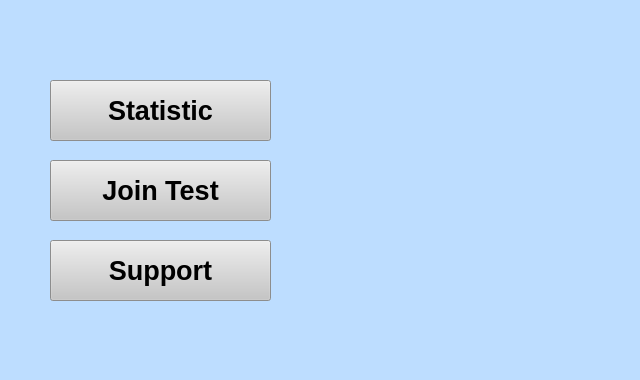
<?xml version="1.0" encoding="UTF-8"?>
<ui version="4.0">
 <class>ShaunUI1</class>
 <widget class="QWidget" name="ShaunUI1">
  <property name="geometry">
   <rect>
    <x>0</x>
    <y>0</y>
    <width>640</width>
    <height>380</height>
   </rect>
  </property>
  <property name="maximumSize">
   <size>
    <width>640</width>
    <height>380</height>
   </size>
  </property>
  <property name="windowTitle">
   <string>Form</string>
  </property>
  <property name="styleSheet">
   <string notr="true">background-color: rgb(189, 221, 255);</string>
  </property>
  <widget class="QPushButton" name="pushButtonStatistic">
   <property name="geometry">
    <rect>
     <x>50</x>
     <y>80</y>
     <width>221</width>
     <height>61</height>
    </rect>
   </property>
   <property name="font">
    <font>
     <pointsize>20</pointsize>
     <weight>75</weight>
     <italic>false</italic>
     <bold>true</bold>
     <underline>false</underline>
    </font>
   </property>
   <property name="styleSheet">
    <string notr="true">color: rgb(0, 0, 0);
background-color: rgb(198, 198, 198);</string>
   </property>
   <property name="text">
    <string>Statistic</string>
   </property>
  </widget>
  <widget class="QPushButton" name="pushButton_2">
   <property name="geometry">
    <rect>
     <x>50</x>
     <y>160</y>
     <width>221</width>
     <height>61</height>
    </rect>
   </property>
   <property name="font">
    <font>
     <pointsize>20</pointsize>
     <weight>75</weight>
     <bold>true</bold>
    </font>
   </property>
   <property name="styleSheet">
    <string notr="true">color: rgb(0, 0, 0);
background-color: rgb(198, 198, 198);</string>
   </property>
   <property name="text">
    <string>Join Test</string>
   </property>
  </widget>
  <widget class="QPushButton" name="pushButton">
   <property name="geometry">
    <rect>
     <x>50</x>
     <y>240</y>
     <width>221</width>
     <height>61</height>
    </rect>
   </property>
   <property name="font">
    <font>
     <pointsize>20</pointsize>
     <weight>75</weight>
     <bold>true</bold>
    </font>
   </property>
   <property name="styleSheet">
    <string notr="true">color: rgb(0, 0, 0);
background-color: rgb(198, 198, 198);</string>
   </property>
   <property name="text">
    <string>Support</string>
   </property>
  </widget>
 </widget>
 <resources/>
 <connections/>
</ui>
